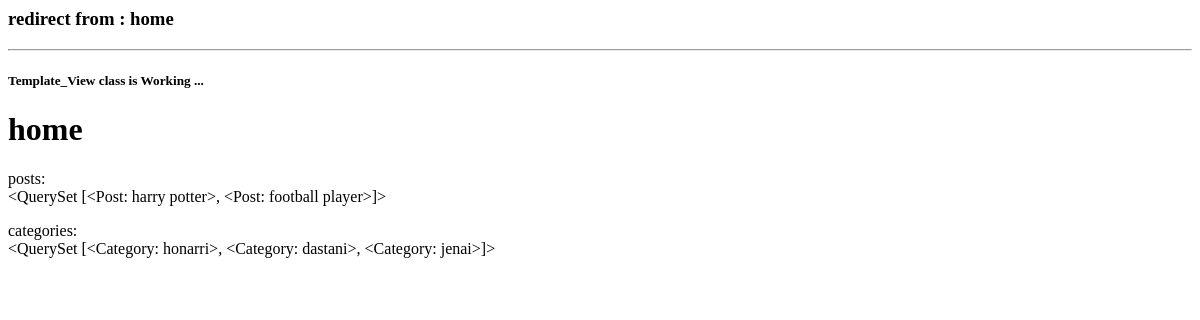
/blog/home/, run on an earlier commit of the app's database.
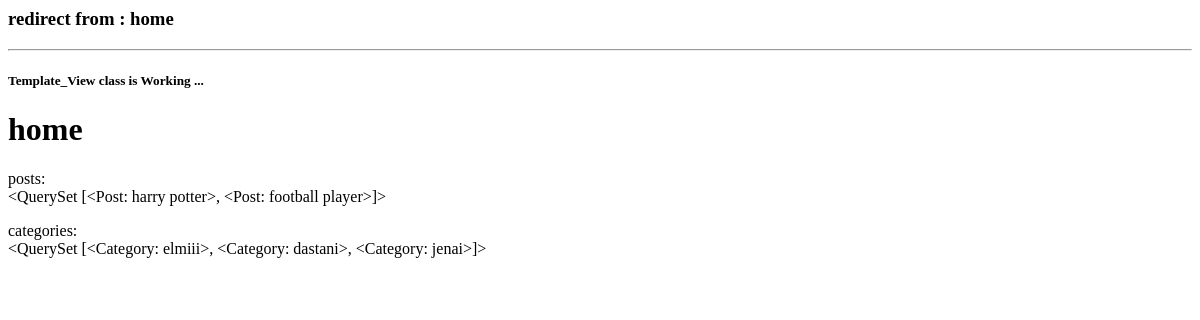
And on a later commit of the database.
### blog/models.py (models this page shows)
class Post(models.Model):
    image = models.ImageField(null=True, blank=True)
    title = models.CharField(max_length=250)
    content = models.TextField()
    status = models.BooleanField(default=False)
    published_date = models.DateTimeField()
    author = models.ForeignKey(
        User,
        on_delete=models.CASCADE
    )
    category = models.ForeignKey(
        Category,
        on_delete=models.SET_NULL,
        null=True,
        blank=True
    )
    created_date = models.DateTimeField(auto_now_add=True)
    updated_date = models.DateTimeField(auto_now=True)
    def __str__(self):
        return self.title

class Category(models.Model):
    name = models.CharField(max_length=250)
    def __str__(self):
        return self.name

### blog/views.py (the view)
# urls.py: path('home/', views.HomeView.as_view(), name='home'),
class HomeView(TemplateView):
    template_name = 'blog/home.html'
    def get_context_data(self, **kwargs):
        context = super().get_context_data(**kwargs)
        context['page_name'] = 'home'
        context['posts'] = Post.objects.all()[:2]
        context['categories'] = Category.objects.all()[:3]
        return context

### templates/blog/home.html (shortened to what this page needs)
<html lang="en">
<head>
</head>
<body>
    <h3>redirect from : {{page_name}}</h3>
    <hr />
    <h5> Template_View class is Working ... </h5>
    <h1>{{page_name}}</h1>
    <p>posts: <br /> {{posts}} </p>
    <p>categories: <br /> {{categories}} </p>
</body>
</html>

What changed in the data, as far as the page shows it:
changed Category: name.name "<QuerySet [<Category: honarri>, <Category: dastani>, <Category: jenai>]>" → "<QuerySet [<Category: elmiii>, <Category: dastani>, <Category: jenai>]>"
